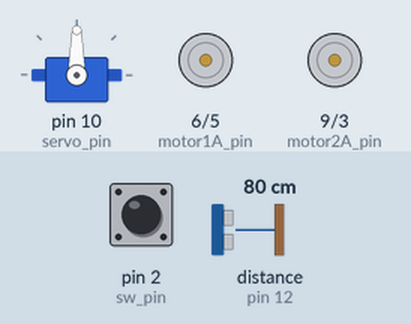
Simulated run of this sketch. Board: Arduino Uno, built with avr-gcc and run on an emulated ATmega328P. On the bench: servo, motor-driver pin pairs drawn as motors (green arrow = first pin HIGH = forward, orange = second pin HIGH = backward, longer = more drive). The test bench sets the inputs (shaded band); at power-on: pin 2 (sw_pin) HIGH, distance to the obstacle (sensor on pin 12) 80 cm. The echo pulse lasts 58.3 µs per cm; what the sketch prints to the serial monitor is not drawn.

Above: at 1.2 s.
1.3 s: pin 2 (sw_pin) pulled LOW for 0.15 s
At 2.3 s:
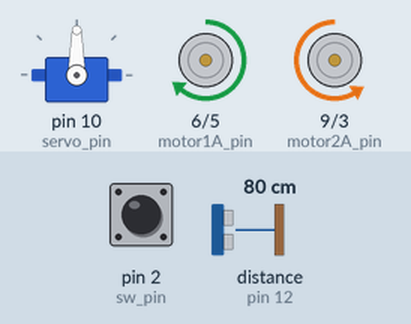
3.0 s: distance to the obstacle (sensor on pin 12) set to 22 cm
4.5 s: distance to the obstacle (sensor on pin 12) set to 19 cm
At 5.4 s:
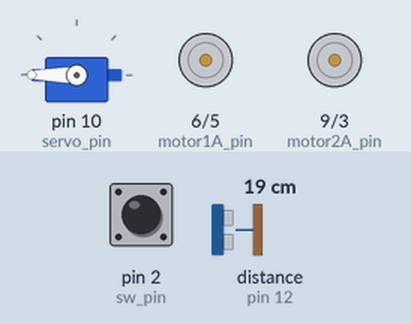
7.5 s: distance to the obstacle (sensor on pin 12) set to 35 cm
At 9.2 s:
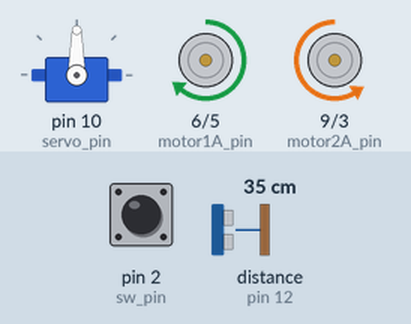
9.6 s: pin 2 (sw_pin) pulled LOW for 1 s
At 10.7 s:
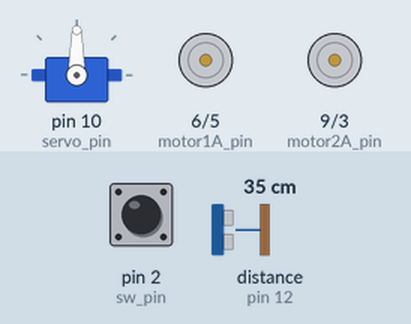
Timing chart, 0 to 12.6 s (numbered marks = the images above; inputs shaded):
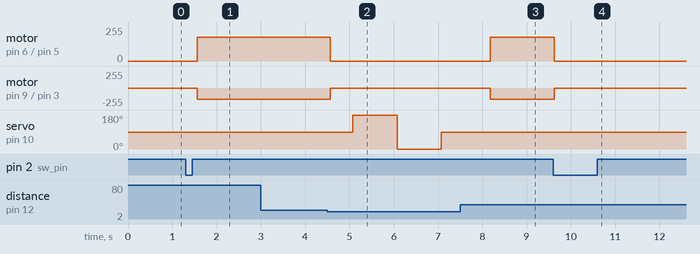

Measured:
- the behaviour switches between 21 and 20 cm on distance to the obstacle (sensor on pin 12) (found by bisection; images 1 and 2)
- after the input at 1.3 s, motor on pin 6 (motor1A_pin) / pin 5 (motor1B_pin): stopped → forward 180/255 after 0.26 s; motor on pin 9 (motor2A_pin) / pin 3 (motor2B_pin): stopped → backward 170/255 after 0.26 s
- after the input at 3.0 s, every drawn part: stays the same
- after the input at 4.5 s, motor on pin 6 (motor1A_pin) / pin 5 (motor1B_pin): forward 180/255 → stopped after 0.07 s; motor on pin 9 (motor2A_pin) / pin 3 (motor2B_pin): backward 170/255 → stopped after 0.07 s; servo on pin 10 (servo_pin): 90° → 180° after 0.57 s, → 0° 1.0 s later, → 90° 1.0 s later
- after the input at 7.5 s, motor on pin 6 (motor1A_pin) / pin 5 (motor1B_pin): stopped → forward 180/255 after 0.68 s; motor on pin 9 (motor2A_pin) / pin 3 (motor2B_pin): stopped → backward 170/255 after 0.68 s; servo on pin 10 (servo_pin): stays 90° (without the input it goes to 180° after 1.2 s)
- after the input at 9.6 s, motor on pin 6 (motor1A_pin) / pin 5 (motor1B_pin): forward 180/255 → stopped at once; motor on pin 9 (motor2A_pin) / pin 3 (motor2B_pin): backward 170/255 → stopped at once

The sketch:

201224_rccar_object_avoidance_switch.ino
```cpp
#include <Servo.h>

// 왼쪽 motor
int motor1A_pin = 6;
int motor2A_pin = 9; // 자리바꿔줬음.
// 오른쪽 motor
int motor1B_pin = 5;
int motor2B_pin = 3; // -> 11번으로

// 초음파센서
int echo_pin = 12;
int trig_pin = 13;

// 서보모터
Servo SB1;
int servo_pin = 10;
// 좌,우 거리값
int left, right = 0;

// 스위치
int sw_pin = 2; // -> 7번으로
int count = 0;
int pastData = 1;

void setup() {
  // put your setup code here, to run once:
  // 모터 핀 설정
  pinMode(motor1A_pin,OUTPUT);
  pinMode(motor2A_pin,OUTPUT);
  pinMode(motor1B_pin,OUTPUT);
  pinMode(motor2B_pin,OUTPUT);
  // 시리얼 통신 설정
  Serial.begin(9600);
  // 초음파 센서 핀 설정
  pinMode(echo_pin, INPUT);   // 초음파를 받아들이기 때문에 INPUT
  pinMode(trig_pin, OUTPUT);  // 초음파를 쏘기 때문에 OUTPUT
  // 서보모터
  SB1.attach(servo_pin);
  // 스위치
  pinMode(sw_pin, INPUT);
}

int getDist() {

  long duration, distance;

  digitalWrite(trig_pin, LOW);
  delayMicroseconds(2);
  digitalWrite(trig_pin, HIGH);
  delayMicroseconds(10);
  digitalWrite(trig_pin, LOW);
  delayMicroseconds(2);

  // pulseIn() :  초음파가 장애물에 부딪혀서 돌아온 왕복 시간
  //              LOW->HIGH로 바뀔 때 시간 측정 시작
  duration = pulseIn(echo_pin, HIGH);

  distance = duration * 17 / 1000; // cm

  return distance;
}

void loop() {
  // put your main code here, to run repeatedly:

  int newData = digitalRead(sw_pin); // 누르면 0, 떼면 1값이 들어옴.

  Serial.println(newData);

  if(pastData!=newData) {
    pastData = newData;
    if(newData == LOW) {
      // falling 하강 엣지
      count++;
    }
  }

  if(count%2==1 && newData==HIGH) {
    SB1.write(90);
    delay(100);

    long distance = getDist();

    Serial.print("distance : ");
    Serial.print(distance);
    Serial.println("cm");

    if(distance < 20) {
      motorStop();
      delay(500);
      servoMotor();
    } else {
      motorFront();
    }
  } else {
    motorStop();
  }
}

void compDist(int distance) {
  if(distance < 20) {
    motorStop();
    servoMotor();
  } else {
    motorFront();
  }
}

void servoMotor() {

//  int left, right = 0;

  // 왼쪽 거리값
  SB1.write(180);
  delay(500);
  left = getDist();
  Serial.print("left distance : ");
  Serial.println(left);
  delay(500);

//  SB1.write(90);
//  center = getDist();
//  Serial.print("center distance : ");
//  Serial.println(center);
//  delay(1000);

  // 오른쪽 거리값
  SB1.write(0);
  delay(500);
  right = getDist();
  Serial.print("right distance : ");
  Serial.println(right);
  delay(500);

  SB1.write(90);
  delay(1000);

  if(left > right) {
    motorLeft();
//    motorStop();
//    motorFront();
  } else if(left < right) {
    motorRight();
//    motorStop();
//    motorFront();
  }
}
void motorFront() {
  // 전진
  Serial.println("직진중");
  analogWrite(motor1A_pin, 180);
  analogWrite(motor2A_pin, 0);
  analogWrite(motor1B_pin, 0);
  analogWrite(motor2B_pin, 170);

}
void motorRight() {
  // 우회전
  Serial.println("우회전중");
  analogWrite(motor1A_pin, 150);
  analogWrite(motor2A_pin, 0);
  analogWrite(motor1B_pin, 0);
  analogWrite(motor2B_pin, 0);
  delay(650);
//  SB1.write(90);
//  delay(500);
}
void motorLeft() {
  // 좌회전
  Serial.println("좌회전중");
  analogWrite(motor1A_pin, 0);
  analogWrite(motor2A_pin, 0);
  analogWrite(motor1B_pin, 0);
  analogWrite(motor2B_pin, 150);
  delay(650);
//  SB1.write(90);
//  delay(500);
}
void motorStop() {
  // 정지
  analogWrite(motor1A_pin, 0);
  analogWrite(motor2A_pin, 0);
  analogWrite(motor1B_pin, 0);
  analogWrite(motor2B_pin, 0);
//  delay(500);
}
```
